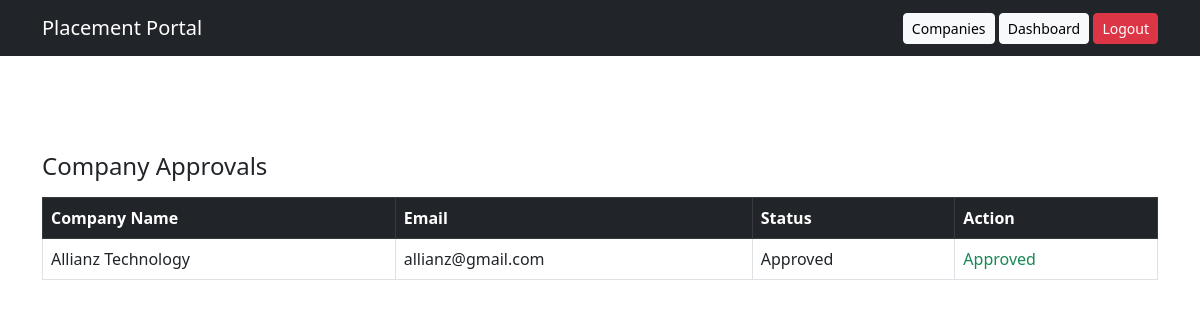
The page /admin_companies (signed in) on the database its author committed.
### controllers.py (models this page shows, shortened)
class Company(db.Model, UserMixin):
    id = db.Column(db.Integer, primary_key=True)
    company_name = db.Column(db.String(100))
    hr_name = db.Column(db.String(100))
    email = db.Column(db.String(100), unique=True)
    password = db.Column(db.String(200))
    website = db.Column(db.String(100))
    industry = db.Column(db.String(50))
    approval_status = db.Column(db.String(20), default="Pending")
    account_status = db.Column(db.String(20), default="Active")
    drives = db.relationship('Drive', backref='company', lazy=True)

### app.py (the view)
@app.route("/admin_companies")
@login_required
def admin_companies():
    if getattr(current_user, "role", None) != "admin":
        return redirect(url_for("dashboard"))
    companies = Company.query.all()
    return render_template("admin_companies.html", companies=companies)

### app.py (called while the page is built)
@login_manager.user_loader
def load_user(user_id):
    if user_id.startswith("user_"):
        return User.query.get(int(user_id.split("_")[1]))
    elif user_id.startswith("company_"):
        return Company.query.get(int(user_id.split("_")[1]))
    return None

### templates/admin_companies.html
{% extends "layout.html" %}
{% block content %}
<h4>Company Approvals</h4>
<table class="table table-bordered mt-3">
    <thead class="table-dark">
        <tr>
            <th>Company Name</th>
            <th>Email</th>
            <th>Status</th>
            <th>Action</th>
        </tr>
    </thead>
    <tbody>
        {% for company in companies %}
        <tr>
            <td>{{ company.company_name }}</td>
            <td>{{ company.email }}</td>
            <td>{{ company.approval_status }}</td>
            <td>
                {% if company.approval_status != "Approved" %}
                <a href="/approve_company/{{ company.id }}"
                   class="btn btn-sm btn-success">
                    Approve
                </a>
                {% else %}
                <span class="text-success">Approved</span>
                {% endif %}
            </td>
        </tr>
        {% endfor %}
    </tbody>
</table>
{% endblock %}

### rows shown on the page
Company: company_name "Allianz Technology", email "allianz@gmail.com", approval_status "Approved"
